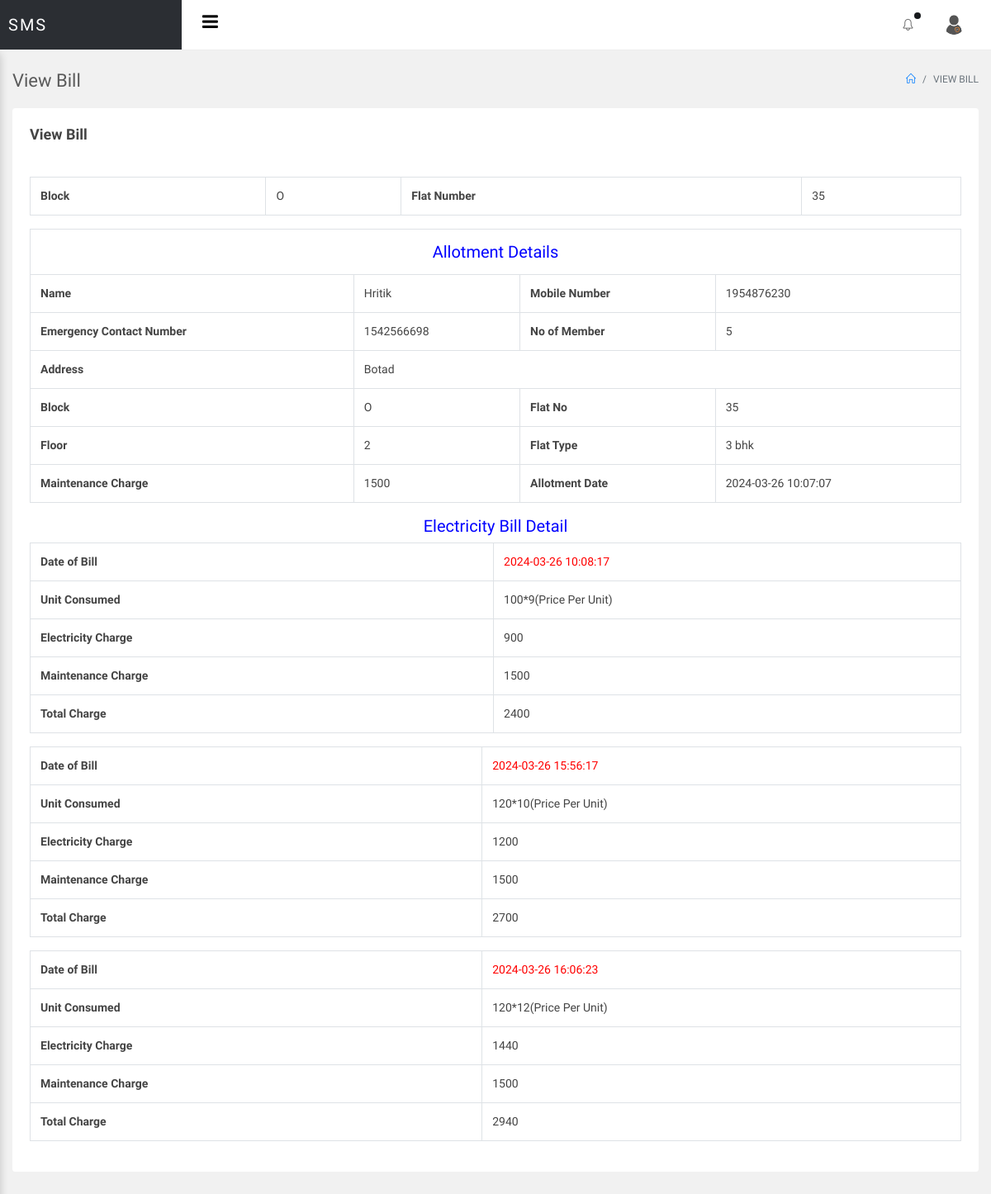
The page /sms/admin/view-bill-detail.php?viewid=35&&bviewid=O (signed in) on the database its author committed.
### tables this page shows
CREATE TABLE `tblallotment` (
  `ID` int(10) NOT NULL,
  `Name` varchar(200) DEFAULT NULL,
  `ContactNumber` bigint(10) DEFAULT NULL,
  `Block` varchar(10) DEFAULT NULL,
  `FlatNum` int(10) DEFAULT NULL,
  `EContactnum` bigint(10) DEFAULT NULL,
  `Noofmember` int(10) DEFAULT NULL,
  `Address` mediumtext DEFAULT NULL,
  `AllotmentDate` timestamp NULL DEFAULT current_timestamp(),
  `Password` int(250) NOT NULL
);

CREATE TABLE `tblflat` (
  `ID` int(10) NOT NULL,
  `FlatNum` int(50) DEFAULT NULL,
  `Floor` varchar(50) DEFAULT NULL,
  `Block` varchar(50) DEFAULT NULL,
  `FlatType` varchar(120) DEFAULT NULL,
  `MCharge` varchar(200) DEFAULT NULL,
  `CreationDate` timestamp NULL DEFAULT current_timestamp(),
  `Password` varchar(255) DEFAULT NULL
);

CREATE TABLE `tblbill` (
  `ID` int(10) NOT NULL,
  `Block` varchar(20) DEFAULT NULL,
  `FlatNum` int(10) DEFAULT NULL,
  `PricepUnit` int(10) DEFAULT NULL,
  `UnitCons` int(10) DEFAULT NULL,
  `Echarge` varchar(50) DEFAULT NULL,
  `BillDate` timestamp NULL DEFAULT current_timestamp()
);

### sms/admin/view-bill-detail.php (the view, shortened to what this page needs)
<?php
include('includes/dbconnection.php');
if (strlen($_SESSION['smsaid']==0)) {
  header('location:logout.php');
  } else{
?>
<!doctype html>
<html lang="en">
<head>
<link rel="stylesheet" href="../assets/vendor/bootstrap/css/bootstrap.min.css">
<link rel="stylesheet" href="../assets/vendor/animate-css/animate.min.css">
<link rel="stylesheet" href="../assets/vendor/font-awesome/css/font-awesome.min.css">
<link rel="stylesheet" href="../assets/vendor/jquery-datatable/dataTables.bootstrap4.min.css">
<link rel="stylesheet" href="../assets/vendor/jquery-datatable/fixedeader/dataTables.fixedcolumns.bootstrap4.min.css">
<link rel="stylesheet" href="../assets/vendor/jquery-datatable/fixedeader/dataTables.fixedheader.bootstrap4.min.css">
<link rel="stylesheet" href="../assets/vendor/sweetalert/sweetalert.css"/>
<link rel="stylesheet" href="assets/css/main.css">
<link rel="stylesheet" href="assets/css/color_skins.css">
</head>
<body class="theme-blue">
<div id="wrapper">
    <?php include_once('includes/header.php');?>
    <div id="main-content">
        <div class="container-fluid">
            <div class="block-header">
                <div class="row">
                    <div class="col-lg-5 col-md-8 col-sm-12">
                        <h2>View Bill</h2>
                    </div>
                    <div class="col-lg-7 col-md-4 col-sm-12 text-right">
                        <ul class="breadcrumb justify-content-end">
                            <li class="breadcrumb-item"><a href="dashboard.php"><i class="icon-home"></i></a></li>
                            <li class="breadcrumb-item active">View Bill</li>
                        </ul>
                    </div>
                </div>
            </div>
            <div class="row clearfix">
                <div class="col-lg-12">
                    <div class="card">
                        <div class="header">
                            <h2>View Bill</h2>
                        </div>
                        <div class="body">
                            <div class="table-responsive">
<?php
$block=$_GET['bviewid'];
$flatnum=$_GET['viewid'];
?>
                          <table border="1" class="table table-bordered">
    <tr>
    <th>Block</th>
    <td><?php  echo ($block);?></td>
    <th>Flat Number</th>
    <td><?php  echo ($flatnum);?></td>
  </tr>
</table>
<?php
$sql="SELECT tblallotment.Name,tblallotment.ContactNumber,tblallotment.Block,tblallotment.FlatNum,tblallotment.EContactnum,tblallotment.Noofmember,tblallotment.Address,tblallotment.AllotmentDate,tblflat.Floor,tblflat.FlatType,tblflat.MCharge from  tblallotment join  tblflat on (tblallotment.FlatNum=tblflat.FlatNum and  tblallotment.Block=tblflat.Block) where(tblallotment.Block=:block and tblallotment.FlatNum=:flatnum)";
$query = $dbh -> prepare($sql);
$query->bindParam(':block',$block,PDO::PARAM_STR);
$query->bindParam(':flatnum',$flatnum,PDO::PARAM_STR);
$query->execute();
$results=$query->fetchAll(PDO::FETCH_OBJ);
$cnt=1;
if($query->rowCount() > 0)
{
foreach($results as $row)
{               ?>
                                <table border="1" class="table table-bordered">
                                  <tr align="center">
<td colspan="4" style="font-size:20px;color:blue">
 Allotment Details</td></tr>
    <tr>
    <th>Name</th>
    <td><?php  echo ($row->Name);?></td>
    <th>Mobile Number</th>
    <td><?php  echo ($row->ContactNumber);?></td>
  </tr>
  <tr>
    <th>Emergency Contact Number</th>
    <td><?php  echo ($row->EContactnum);?></td>
     <th>No of Member</th>
    <td><?php  echo ($row->Noofmember);?></td>
  </tr>
  <tr>
    <th>Address</th>
    <td colspan="3"><?php  echo ($row->Address);?></td>
  </tr>
  <tr>
    <th>Block</th>
    <td><?php  echo ($row->Block);?></td>
    <th>Flat No</th>
    <td><?php  echo $fno=$row->FlatNum;?></td>
  </tr>
   <tr>
    <th>Floor</th>
    <td><?php  echo ($row->Floor);?></td>
     <th>Flat Type</th>
    <td><?php  echo ($row->FlatType);?></td>
  </tr>
  <tr>
    <th>Maintenance Charge</th>
    <td ><?php  echo $mcharge=$row->MCharge;?></td>
   <th>Allotment Date</th>
    <td><?php  echo ($row->AllotmentDate);?></td>
  </tr>
<?php $cnt=$cnt+1;} ?>
                                </table>
<h4 style="font-size:20px;color:blue" align="center">
 Electricity Bill Detail</h4>
 <?php
$sql="SELECT * from tblbill where Block=:block and FlatNum=:flatnum";
$query = $dbh -> prepare($sql);
$query->bindParam(':block',$block,PDO::PARAM_STR);
$query->bindParam(':flatnum',$flatnum,PDO::PARAM_STR);
$query->execute();
$results=$query->fetchAll(PDO::FETCH_OBJ);
$cnt=1;
if($query->rowCount() > 0)
{
foreach($results as $row1)
{
 ?>
   <table border="1" class="table table-bordered">
<tr>
    <th>Date of Bill</th>
    <td colspan="3" style="color: red" ><?php  echo ($row1->BillDate);?></td>
  </tr>
 <tr>
   <th >Unit Consumed</th>
    <td colspan="3"><?php  echo ($row1->UnitCons);?>*<?php  echo ($row1->PricepUnit);?>(Price Per Unit)</td>
  </tr>
  <tr>
    <th>Electricity Charge</th>
    <td ><?php  echo $echarge=$row1->Echarge;?></td></tr>
    <tr>
        <tr>
    <th>Maintenance  Charge</th>
    <td ><?php echo $mcharge;?></td></tr>
    <tr>
   <th>Total Charge</th>
    <td><?php  echo $mcharge+$echarge ;?></td>
  </tr>
 </table>
    <?php $cnt=$cnt+1;}} ?>
   <?php } else {?>
    <h3 align="center" style="color:red"> Flat not alloted</h3>
<?php } ?>
                            </div>
                        </div>
                    </div>
                </div>
              </div>
        </div>
    </div>
</div>
</body>
</html>
<?php }  ?>

### rows shown on the page
tblallotment: Name "Hritik", ContactNumber "1954876230", EContactnum "1542566698", Noofmember "5", Address "Botad", Block "O", FlatNum "35", tblflat.Floor "2", tblflat.FlatType "3 bhk", tblflat.MCharge "1500", AllotmentDate "2024-03-26 10:07:07"
tblbill: BillDate "2024-03-26 10:08:17", UnitCons "100", PricepUnit "9", Echarge "900"
tblflat: MCharge "1500", $mcharge+$echarge "2400", $mcharge+$echarge "2700", $mcharge+$echarge "2940"
tblbill: BillDate "2024-03-26 15:56:17", UnitCons "120", PricepUnit "10", Echarge "1200"
tblbill: BillDate "2024-03-26 16:06:23", UnitCons "120", PricepUnit "12", Echarge "1440"

### other values the page prints
$block "O"
$flatnum "35"
